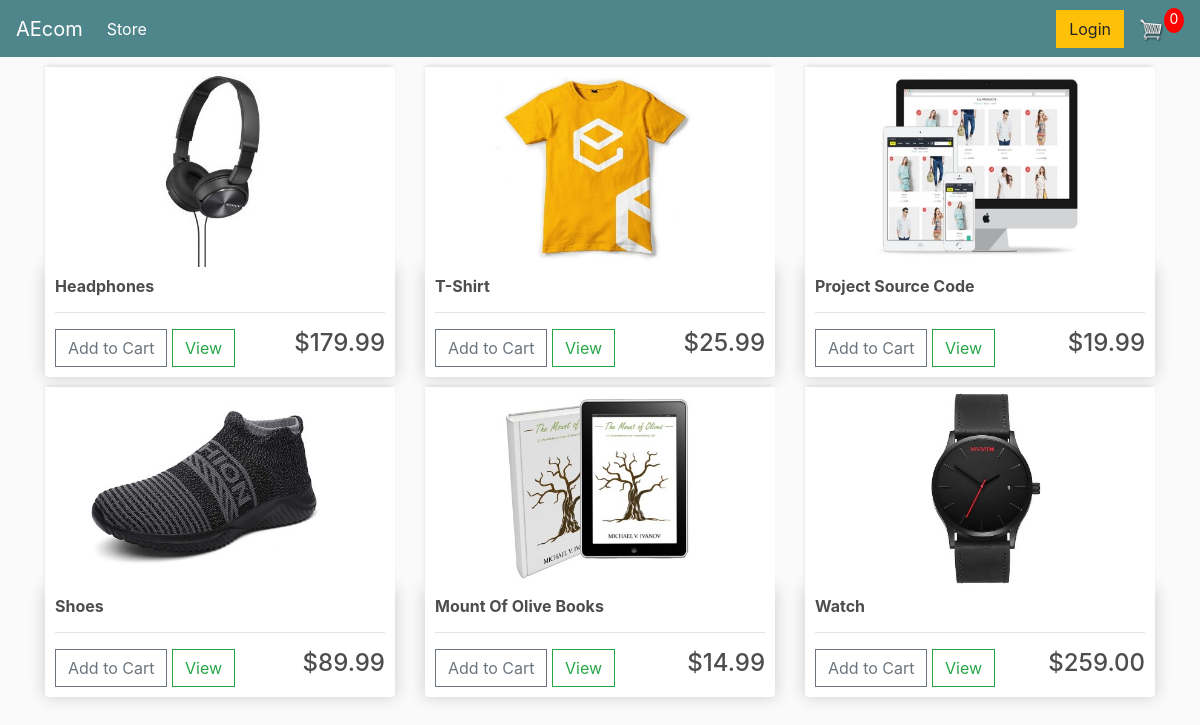
The page / on the database its author committed.
### store/models.py (models this page shows, shortened)
class Product(models.Model):
	name = models.CharField(max_length=200)
	price = models.FloatField()
	digital = models.BooleanField(default=False,null=True, blank=True)
	image = models.ImageField(null=True, blank=True)
	@property
	def imageURL(self):
		try:
			url = self.image.url
		except:
			url = ''
		return url

### store/views.py (the view)
# urls.py: path('', include('store.urls')),
def store(request):
  if request.user.is_authenticated:
    customer = request.user.customer
    order,created = Order.objects.get_or_create(customer = customer , complete = False)
    items = order.orderitem_set.all()
    cartItems = order.get_cart_items
  else:
      items = []
      order = {'get_cart_total' : 0 , 'get_cart_items' : 0 , 'shipping' : False}
      cartItems = order['get_cart_items']
  products = Product.objects.all()
  context = {'products' : products , 'cartItems' : cartItems}
  return render(request , 'store/store.html' ,context)

### store/templates/store/store.html
{% extends 'store/main.html' %} {% load static %} {% block content %}
<div class="row">
  {% for product in products %}
  <div class="col-lg-4">
    <img class="thumbnail" src="{{product.imageURL}}" />
    <div class="box-element product">
      <h6><strong>{{product.name}}</strong></h6>
      <hr />
      <button
        data-product= {{product.id}} data-action="add" class="btn btn-outline-secondary add-btn update-cart">Add to Cart
      </button>
      <a class="btn btn-outline-success" href="#">View</a>
      <h4 style="display: inline-block; float: right">
        ${{product.price|floatformat:2}}
      </h4>
    </div>
  </div>
  {% endfor %}
</div>
{% endblock content %}

### store/templates/store/main.html (shortened to what this page needs)
<!DOCTYPE html>
{% load static %}
<html>
  <head>
    <link
      rel="stylesheet"
      href="https://stackpath.bootstrapcdn.com/bootstrap/4.4.1/css/bootstrap.min.css"
    />
    <link rel="stylesheet" type="text/css" href="{% static 'css/main.css' %}" />
  </head>
  <body>
    <nav class="navbar navbar-expand-lg navbar-dark bg-dark">
      <a class="navbar-brand" href="{% url 'store' %}">AEcom</a>
      <div class="collapse navbar-collapse" id="navbarSupportedContent">
        <ul class="navbar-nav mr-auto">
          <li class="nav-item active">
            <a class="nav-link" href="{% url 'store' %}"
              >Store <span class="sr-only">(current)</span></a
            >
          </li>
        </ul>
        <div class="form-inline my-2 my-lg-0">
          <a href="#" class="btn btn-warning">Login</a>
          <a href="{% url 'cart' %}">
            <img id="cart-icon" src="{% static 'images/cart.png' %}" />
          </a>
          <p id="cart-total">{{cartItems}}</p>
        </div>
      </div>
    </nav>
    <div class="container">{% block content %} {% endblock content %}</div>
  </body>
</html>

### static/css/main.css (style rules this page uses)
body { background-color: hsl(0, 0%, 98%); }
h1, h2, h3, h4, h5, h6 { color: hsl(0, 0%, 30%); }
.box-element { box-shadow: hsl(0, 0%, 80%) 0 0 16px; background-color: #fff; border-radius: 4px; padding: 10px; }
.thumbnail { width: 100%; height: 200px; -webkit-box-shadow: -1px -3px 5px -2px rgba(214, 214, 214, 1); -moz-box-shadow: -1px -3px 5px -2px rgba(214, 214, 214, 1); box-shadow: -1px -3px 5px -2px rgba(214, 214, 214, 1); }
.product { border-radius: 0 0 4px 4px; }
.bg-dark { background-color: #4f868c !important; }
#cart-icon { width: 25px; display: inline-block; margin-left: 15px; }
#cart-total { display: block; text-align: center; color: #fff; background-color: red; width: 20px; height: 25px; border-radius: 50%; font-size: 14px; }
.col-lg-4, .col-lg-6, .col-lg-8, .col-lg-12 { margin-top: 10px; }
.btn { border-radius: 0; }

### rows shown on the page
Product: imageURL (picture), name "Headphones", price "179.99"
Product: imageURL (picture), name "T-Shirt", price "25.99"
Product: imageURL (picture), name "Project Source Code", price "19.99"
Product: imageURL (picture), name "Shoes", price "89.99"
Product: imageURL (picture), name "Mount Of Olive Books", price "14.99"
Product: imageURL (picture), name "Watch", price "259.00"

### other values the page prints
{{ cartItems }} "0"
